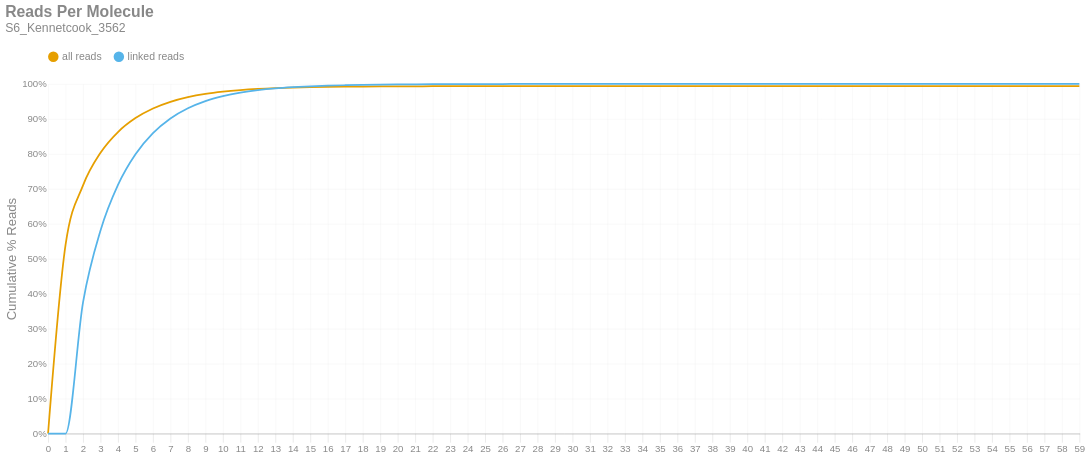

The notebook cell saved with this chart:
### Markdown cell above
### Reads per Molecule
This chart shows the cumulative distribution of the number of reads per linked molecule. That is, how many alignments are associated with a unique molecule. This excludes the number of reads associated with invalid or absent linked-read barcodes. The `linked` histogram is the percentages recalculated when disregarding singletons.

### Code cell
if SKIPLR:
    print_html(f"Skipped")
else:
    counts = np.bincount(valids['reads'].cast(pl.Int64).to_numpy())
    weighted = counts * np.arange(len(counts))
    all_perc = weighted / n_reads
    linked_perc = weighted / n_linked_reads
    linked_perc[1] = 0
    binned_df = pl.DataFrame({
        'readsper': list(range(len(counts))),
        'all reads (cumsum)': np.cumsum(all_perc).tolist(),
        'linked reads (cumsum)': np.cumsum(linked_perc).tolist(),
    })

    with SafeRender(binned_df):
        (
            density_plot(binned_df, 'Reads Per Molecule', samplename, 'readspmol')
            .encode(
                x=alt.X('readsper:O', title=None).axis(labelAngle=0).scale(padding=0),
                y=alt.Y('value:Q', title='Cumulative % Reads').axis(format='%').stack(False),
                color=alt.Color("key:N").scale(domain=["all reads", "linked reads"]),
                tooltip=[
                    alt.Tooltip("key:N", title="Data Type"),
                    alt.Tooltip("readsper:O", title="Reads Per Molecule"),
                    alt.Tooltip("value:Q", format=".2%", title="% Reads (Cum.)")
                ]            
            )
        ).display()

### Figure 1 — Vega-Lite specification as saved in the notebook (floating-point values rounded to 4 significant figures)
{"width": "container", "height": 400, "config": {"title": {"anchor": "start", "dy": -15, "fontSize": 18, "color": "#888888", "subtitleColor": "#888888", "subtitleFontSize": 14}, "arc": {"fill": "#0072B2"}, "axis": {"domainColor": "#888888", "domainWidth": 0.5, "gridWidth": 0.2, "grid": false, "titleFontWeight": 400, "titleFontSize": 15, "labelFontSize": 11, "labelColor": "#888888", "tickColor": "#888888", "tickWidth": 0.2, "titleColor": "#888888"}, "axisBand": {"grid": false}, "axisX": {"grid": true, "tickSize": 10, "domainCap": "round"}, "axisY": {"domain": false, "grid": true, "tickSize": 0, "domainCap": "round"}, "background": "transparent", "header": {"labelFontSize": 15, "labelColor": "#888888", "titleFontSize": 15, "titleFontWeight": 600, "titleColor": "#888888"}, "legend": {"labelFont": "sans-serif", "labelFontSize": 12, "labelColor": "#888888", "symbolSize": 100, "symbolType": "circle", "titleFontSize": 12, "titlePadding": 10, "titleColor": "#888888", "title": null, "orient": "top"}, "range": {"category": ["#E69F00", "#56B4E9", "#009E73", "#F0E442", "#0072B2", "#D55E00", "#CC79A7", "#000000"], "diverging": ["#cfe8f3", "#a2d4ec", "#73bfe2", "#46abdb", "#1696d2", "#12719e"]}, "area": {"fill": "#0072B2", "fillOpacity": 0.7, "line": true, "strokeOpacity": 0.7}, "line": {"color": "#0072B2", "stroke": "#0072B2", "strokeWidth": 2}, "trail": {"color": "#0072B2", "stroke": "#0072B2", "strokeWidth": 0, "size": 1}, "point": {"filled": true, "fillOpacity": 1.0, "size": 95}, "text": {"color": "#888888", "fontSize": 11, "align": "right", "fontWeight": 400, "size": 11}, "bar": {"fill": "#0072B2", "stroke": null}, "view": {"stroke": null, "continuousWidth": 660, "continuousHeight": 400}}, "data": {"name": "data-452ef73a8c5205f6530d43540815009f"}, "mark": {"type": "line", "interpolate": "monotone", "point": {"opacity": 0, "size": 275}}, "encoding": {"color": {"field": "key", "scale": {"domain": ["all reads", "linked reads"]}, "type": "nominal"}, "tooltip": [{"field": "key", "title": "Data Type", "type": "nominal"}, {"field": "readsper", "title": "Reads Per Molecule", "type": "ordinal"}, {"field": "value", "format": ".2%", "title": "% Reads (Cum.)", "type": "quantitative"}], "x": {"axis": {"labelAngle": 0}, "field": "readsper", "scale": {"padding": 0}, "title": null, "type": "ordinal"}, "y": {"axis": {"format": "%"}, "field": "value", "stack": false, "title": "Cumulative % Reads", "type": "quantitative"}}, "params": [{"name": "param_c36ac31b6afebe62", "select": {"type": "point", "fields": ["key"]}, "bind": "legend"}], "title": {"text": "Reads Per Molecule", "subtitle": "S6_Kennetcook_3562"}, "transform": [{"fold": ["all reads (cumsum)", "linked reads (cumsum)"]}, {"calculate": "replace(datum.key, ' (cumsum)', '')", "as": "key"}, {"filter": {"param": "param_c36ac31b6afebe62"}}], "usermeta": {"embedOptions": {"downloadFileName": "S6_Kennetcook_3562.readspmol"}}, "$schema": "https://vega.github.io/schema/vega-lite/v6.1.0.json", "datasets": {"data-452ef73a8c5205f6530d43540815009f": [{"readsper": 0, "all reads (cumsum)": 0.0, "linked reads (cumsum)": 0.0}, {"readsper": 1, "all reads (cumsum)": 0.5393, "linked reads (cumsum)": 0.0}, {"readsper": 2, "all reads (cumsum)": 0.7097, "linked reads (cumsum)": 0.375}, {"readsper": 3, "all reads (cumsum)": 0.8031, "linked reads (cumsum)": 0.5805}, {"readsper": 4, "all reads (cumsum)": 0.8624, "linked reads (cumsum)": 0.7109}, {"readsper": 5, "all reads (cumsum)": 0.9022, "linked reads (cumsum)": 0.7986}, {"readsper": 6, "all reads (cumsum)": 0.9297, "linked reads (cumsum)": 0.859}, {"readsper": 7, "all reads (cumsum)": 0.9487, "linked reads (cumsum)": 0.9009}, {"readsper": 8, "all reads (cumsum)": 0.962, "linked reads (cumsum)": 0.9301}, {"readsper": 9, "all reads (cumsum)": 0.9713, "linked reads (cumsum)": 0.9507}, {"readsper": 10, "all reads (cumsum)": 0.9778, "linked reads (cumsum)": 0.9649}, {"readsper": 11, "all reads (cumsum)": 0.9823, "linked reads (cumsum)": 0.9749}, {"readsper": 12, "all reads (cumsum)": 0.9856, "linked reads (cumsum)": 0.9821}, {"readsper": 13, "all reads (cumsum)": 0.9879, "linked reads (cumsum)": 0.9871}, {"readsper": 14, "all reads (cumsum)": 0.9894, "linked reads (cumsum)": 0.9905}, {"readsper": 15, "all reads (cumsum)": 0.9905, "linked reads (cumsum)": 0.993}, {"readsper": 16, "all reads (cumsum)": 0.9914, "linked reads (cumsum)": 0.9949}, {"readsper": 17, "all reads (cumsum)": 0.992, "linked reads (cumsum)": 0.9962}, {"readsper": 18, "all reads (cumsum)": 0.9925, "linked reads (cumsum)": 0.9973}, {"readsper": 19, "all reads (cumsum)": 0.9928, "linked reads (cumsum)": 0.998}, {"readsper": 20, "all reads (cumsum)": 0.993, "linked reads (cumsum)": 0.9985}, {"readsper": 21, "all reads (cumsum)": 0.9932, "linked reads (cumsum)": 0.9988}, {"readsper": 22, "all reads (cumsum)": 0.9933, "linked reads (cumsum)": 0.9991}, {"readsper": 23, "all reads (cumsum)": 0.9934, "linked reads (cumsum)": 0.9994}, {"readsper": 24, "all reads (cumsum)": 0.9935, "linked reads (cumsum)": 0.9995}, {"readsper": 25, "all reads (cumsum)": 0.9936, "linked reads (cumsum)": 0.9997}, {"readsper": 26, "all reads (cumsum)": 0.9936, "linked reads (cumsum)": 0.9997}, {"readsper": 27, "all reads (cumsum)": 0.9936, "linked reads (cumsum)": 0.9998}, {"readsper": 28, "all reads (cumsum)": 0.9937, "linked reads (cumsum)": 0.9998}, {"readsper": 29, "all reads (cumsum)": 0.9937, "linked reads (cumsum)": 0.9999}, {"readsper": 30, "all reads (cumsum)": 0.9937, "linked reads (cumsum)": 0.9999}, {"readsper": 31, "all reads (cumsum)": 0.9937, "linked reads (cumsum)": 0.9999}, {"readsper": 32, "all reads (cumsum)": 0.9937, "linked reads (cumsum)": 0.9999}, {"readsper": 33, "all reads (cumsum)": 0.9937, "linked reads (cumsum)": 0.9999}, {"readsper": 34, "all reads (cumsum)": 0.9937, "linked reads (cumsum)": 0.9999}, {"readsper": 35, "all reads (cumsum)": 0.9937, "linked reads (cumsum)": 1.0}, {"readsper": 36, "all reads (cumsum)": 0.9937, "linked reads (cumsum)": 1.0}, {"readsper": 37, "all reads (cumsum)": 0.9937, "linked reads (cumsum)": 1.0}, {"readsper": 38, "all reads (cumsum)": 0.9937, "linked reads (cumsum)": 1.0}, {"readsper": 39, "all reads (cumsum)": 0.9937, "linked reads (cumsum)": 1.0}, {"readsper": 40, "all reads (cumsum)": 0.9937, "linked reads (cumsum)": 1.0}, {"readsper": 41, "all reads (cumsum)": 0.9937, "linked reads (cumsum)": 1.0}, {"readsper": 42, "all reads (cumsum)": 0.9937, "linked reads (cumsum)": 1.0}, {"readsper": 43, "all reads (cumsum)": 0.9937, "linked reads (cumsum)": 1.0}, {"readsper": 44, "all reads (cumsum)": 0.9937, "linked reads (cumsum)": 1.0}, {"readsper": 45, "all reads (cumsum)": 0.9937, "linked reads (cumsum)": 1.0}, {"readsper": 46, "all reads (cumsum)": 0.9937, "linked reads (cumsum)": 1.0}, {"readsper": 47, "all reads (cumsum)": 0.9937, "linked reads (cumsum)": 1.0}, {"readsper": 48, "all reads (cumsum)": 0.9937, "linked reads (cumsum)": 1.0}, {"readsper": 49, "all reads (cumsum)": 0.9937, "linked reads (cumsum)": 1.0}, {"readsper": 50, "all reads (cumsum)": 0.9937, "linked reads (cumsum)": 1.0}, {"readsper": 51, "all reads (cumsum)": 0.9937, "linked reads (cumsum)": 1.0}, {"readsper": 52, "all reads (cumsum)": 0.9937, "linked reads (cumsum)": 1.0}, {"readsper": 53, "all reads (cumsum)": 0.9937, "linked reads (cumsum)": 1.0}, {"readsper": 54, "all reads (cumsum)": 0.9937, "linked reads (cumsum)": 1.0}, {"readsper": 55, "all reads (cumsum)": 0.9937, "linked reads (cumsum)": 1.0}, {"readsper": 56, "all reads (cumsum)": 0.9937, "linked reads (cumsum)": 1.0}, {"readsper": 57, "all reads (cumsum)": 0.9937, "linked reads (cumsum)": 1.0}, {"readsper": 58, "all reads (cumsum)": 0.9937, "linked reads (cumsum)": 1.0}, {"readsper": 59, "all reads (cumsum)": 0.9937, "linked reads (cumsum)": 1.0}]}}
